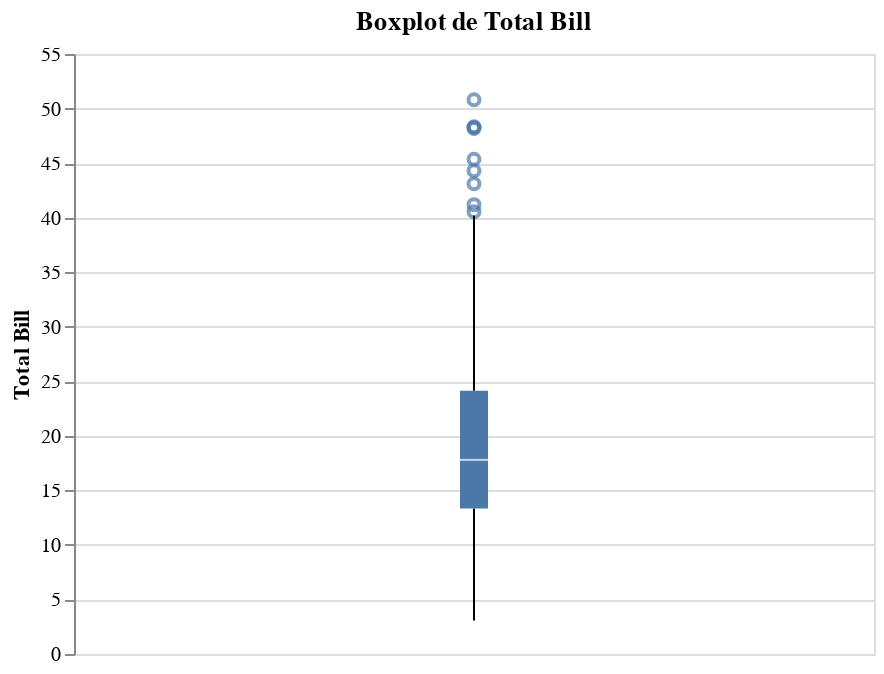

The notebook cell saved with this chart:
### Markdown cell above
Altair es una biblioteca de visualización de datos en Python que utiliza una sintaxis declarativa para crear gráficos interactivos y de alta calidad. A continuación, se presentan algunos ejemplos de cómo crear boxplots con Altair en Python.



1. **Boxplot simple para una variable (vertical)**:

### Code cell
import altair as alt
import seaborn as sns

import warnings
warnings.filterwarnings("ignore", message=".*convert_dtype parameter is deprecated.*")

# Cargar un conjunto de datos de ejemplo
tips = sns.load_dataset("tips")

# Crear el boxplot vertical
boxplot = alt.Chart(tips).mark_boxplot().encode(
    y=alt.Y('total_bill:Q', title='Total Bill')
).properties(
    width=400,
    height=300,
    title='Boxplot de Total Bill'
)

# Mostrar el gráfico
boxplot

### Figure 1 — Vega-Lite specification as saved in the notebook (floating-point values rounded to 4 significant figures; data arrays with more than 128 entries replaced by an {"elided": "..."} marker saying what was removed)
{"config": {"view": {"continuousWidth": 400, "continuousHeight": 300}}, "data": {"name": "data-362d1a3aede62850ce7cd49b1d5f5d1d"}, "mark": "boxplot", "encoding": {"y": {"field": "total_bill", "title": "Total Bill", "type": "quantitative"}}, "height": 300, "title": "Boxplot de Total Bill", "width": 400, "$schema": "https://vega.github.io/schema/vega-lite/v4.17.0.json", "datasets": {"data-362d1a3aede62850ce7cd49b1d5f5d1d": {"elided": "244 records"}}}
